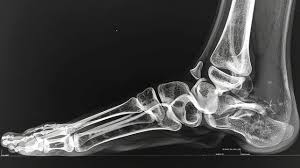
#> input picture leg.jpg, 300 x 168 px
$ jupyter execute Morphological_Operations_on_Image.ipynb
#> lines starting #> are read from the running program, lines starting #| are printed output that depends on the picture; after the words box and inside, x2 and y2 are one past the last pixel; in counts of white or black regions, pixels touching at a corner belong together
### Name : Pranay Rokade
### Aim: Perform morphological operations
### 1.Thresholding
### 2.Dilation
### 3.Erosion
### 4.Opening
### 5.Closing
### 6.gradient

[cell 1]
import cv2
import numpy as np
import matplotlib.pyplot as plt

[cell 2]
image_path = 'leg.jpg'
img = cv2.imread(image_path, cv2.IMREAD_GRAYSCALE)
#> img: shape (168, 300); min 0, max 255, mean 68

[cell 3]
plt.imshow(img, cmap='gray')
plt.axis("off")
plt.show()

[cell 4]
# Apply binary thresholding
_, binary_image = cv2.threshold(img, 127, 255, cv2.THRESH_BINARY_INV) # white pixels have
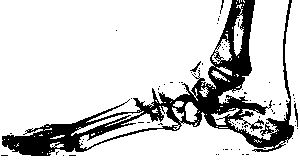
#> binary_image: shape (168, 300); 82.8% white; 76 black regions (72 under 20 px), largest, box (x1, y1, x2, y2) and area: (2, 0, 294, 156) 8415, (294, 103, 298, 127) 42, (190, 61, 201, 72) 32, (220, 0, 224, 14) 20

[cell 5]
plt.imshow(binary_image, cmap='grey')
plt.axis("off")
plt.show()

[cell 6]
# Define a kernel for the morphological operations
kernel = np.ones((5, 5), np.uint8) # kernel = mask(3*3)=filter=moving across the img for the operation

[cell 7]
# 1. Dilation
dilated_image = cv2.dilate(binary_image, kernel, iterations=1)
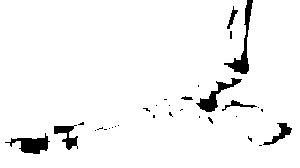
#> dilated_image: shape (168, 300); 95.7% white; 32 black regions (24 under 20 px), largest, box (x1, y1, x2, y2) and area: (224, 0, 253, 74) 491, (5, 133, 50, 154) 440, (196, 78, 242, 112) 412
# The kernel slides over the binary_image and for each position,
# if any pixel within the kernel is white (255), the central pixel (where the kernel is positional) will be set to white (255)
plt.imshow(dilated_image, cmap='gray')
plt.axis("off")
plt.show()

[cell 8]
# 2. Erosion
eroded_image = cv2.erode(binary_image, kernel, iterations=1)
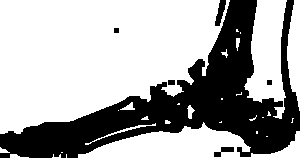
#> eroded_image: shape (168, 300); 68% white; 6 black regions, box (x1, y1, x2, y2) and area: (0, 0, 300, 158) 15794, (215, 0, 226, 26) 153, (214, 147, 234, 157) 100, (168, 80, 175, 85) 35, (114, 28, 119, 33) 25, (267, 80, 272, 85) 25
plt.imshow(eroded_image, cmap='gray')
plt.axis("off")
plt.show()

[cell 9]
# 3. Opening
opened_image = cv2.morphologyEx(binary_image, cv2.MORPH_OPEN, kernel)
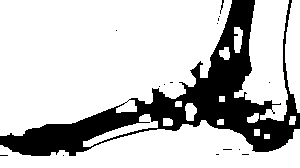
#> opened_image: shape (168, 300); 77.2% white; 16 black regions (14 under 20 px), largest, box (x1, y1, x2, y2) and area: (0, 0, 300, 156) 11420, (220, 0, 224, 14) 20
plt.imshow(opened_image, cmap='gray')
plt.axis("off")
plt.show()

[cell 10]
# 4. Closing
closed_image = cv2.morphologyEx(binary_image, cv2.MORPH_CLOSE, kernel)
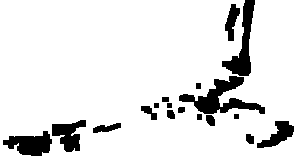
#> closed_image: shape (168, 300); 90.1% white; 18 black regions, largest, box (x1, y1, x2, y2) and area: (179, 76, 265, 114) 1251, (222, 0, 255, 76) 923, (3, 131, 52, 156) 764
plt.imshow(closed_image, cmap='gray')
plt.axis("off")

plt.show()

[cell 11]
# 5. Gradient
gradient_image = cv2.morphologyEx(binary_image, cv2.MORPH_GRADIENT, kernel)
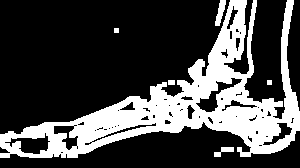
#> gradient_image: shape (168, 300); 27.7% white; 6 white regions, box (x1, y1, x2, y2) and area: (0, 0, 300, 158) 13640, (215, 0, 226, 26) 153, (214, 147, 234, 157) 100, (168, 80, 175, 85) 35, (114, 28, 119, 33) 25, (267, 80, 272, 85) 25
plt.imshow(gradient_image, cmap='gray')
plt.axis("off")
plt.show()

[cell 12]
# Display the results using matplotlib

plt.figure(figsize=(10, 10))
# Display each image
titles = ['Original', 'Binary', 'Dilated', 'Eroded', 'Opened', 'Closed', 'Gradient']
images = [img, binary_image, dilated_image, eroded_image, opened_image, closed_image, gradient_image]

for i in range(len(images)):
    plt.subplot(3, 4, i+1)
    plt.imshow(images[i], cmap='gray')
    plt.title(titles[i])
    plt.axis('off')
#> this loop made 7 passes
plt.tight_layout()
plt.show()
